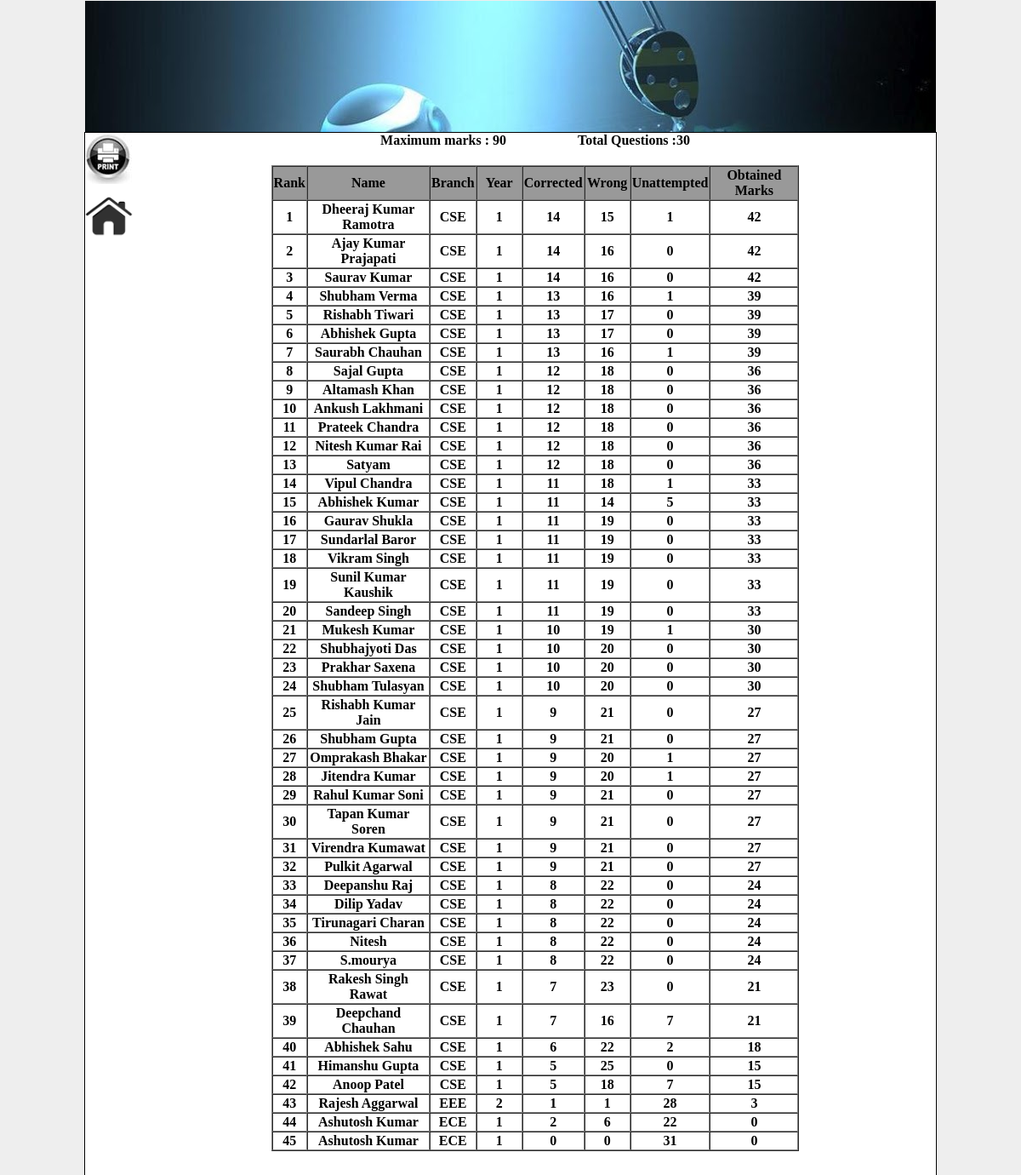
The app's page /student_details.php (signed in) with its own data.
### tables this page shows
CREATE TABLE IF NOT EXISTS `result` (
  `id` int(11) NOT NULL AUTO_INCREMENT,
  `sname` varchar(50) NOT NULL,
  `branch` varchar(5) NOT NULL,
  `year` int(11) NOT NULL,
  `Maxmarks` int(11) NOT NULL,
  `ans_correct` int(11) NOT NULL,
  `ans_incorrect` int(11) NOT NULL,
  `Ques_utmpted` int(11) NOT NULL,
  `Obtmarks` int(11) NOT NULL,
  PRIMARY KEY (`id`)
);

### student_details.php (the view, shortened to what this page needs)
?><!DOCTYPE html PUBLIC "-//W3C//DTD XHTML 1.0 Transitional//EN" "http://www.w3.org/TR/xhtml1/DTD/xhtml1-transitional.dtd">
<html xmlns="http://www.w3.org/1999/xhtml">
<head>
<link href="css/css.css" media="all" type="text/css" rel="stylesheet"/>
</head>
<body class="backgnd">
<div align="center">
<div class="header_background"><div class="header"></div></div>
<div class="testback1">
<div style="float:left; margin-top:0px;margin-right:3px">
<A HREF="javascript:window.print()">
<img src="images/print2.jpg"  title="Print this page"border="0"/></A>
</div>
<a style="border:0px #000000 solid; text-decoration:none;  float:left; margin-top:65px; margin-left:-60px;" href="admin.php"><img src="images/1370197578_Home.png" width="60" height="60" title="Back to Admin Portal"/></a>
<?php $sql1='select * from test1ques where isdeleted=1;';
$qur1=mysql_query($sql1);
$num=mysql_num_rows($qur1);
echo '<strong>Maximum marks : '.$num*'3'.'<strong>';
echo '&nbsp;&nbsp;&nbsp;&nbsp;&nbsp;&nbsp;&nbsp;&nbsp;&nbsp;&nbsp;&nbsp;&nbsp;&nbsp;&nbsp;&nbsp;&nbsp;&nbsp;&nbsp;&nbsp;&nbsp;&nbsp;'.'<strong>Total Questions :'.$num.'</strong>';
?>
<?php
$sql='select * from result order by Obtmarks DESC';
$qur=mysql_query($sql);
?>
<table border="1" align="center" cellspacing="0"  style="margin-top:20px; margin-bottom:380px;">
<tr bgcolor="#999999"><th width="30" align="center">Rank</th><th  width="140">Name</th><th  width="50" align="center">Branch</th><th  width="50" align="center">Year</th><th  width="50" align="center">Corrected</th><th  width="50" align="center">Wrong</th>
<th  width="50" align="center">Unattempted</th><th  width="100" align="center">Obtained Marks</th></tr>
<?php  $i=1;
while($row=mysql_fetch_array($qur))
{
	echo '<tr>';
	echo '<td align="center">'.$i.'</td>';
	echo '<td align="center">'.ucwords(strtolower(trim($row['sname']))).'</td>';
	echo '<td align="center">'.$row['branch'].'</td>';
	echo '<td align="center">'.$row['year'].'</td>';
	echo '<td align="center">'.$row['ans_correct'].'</td>';
	echo '<td align="center">'.$row['ans_incorrect'].'</td>';
	echo '<td align="center">'.$row['Ques_utmpted'].'</td>';
	echo '<td align="center"><b>'.$row['Obtmarks'].'</b></td>';
	echo '<tr>';
	$i++;
}
?>
</table>
</div>
</div>
</body>
</html>

### css/css.css (style rules this page uses)
.header { margin-top:-7px; width:1000px; height:154px; background-image:url(../images/header1.jpg); }
table td { float:none; }
.testback1 { margin-top:0px; border:#000 1px solid; border-radius:0px; background-color:#FFF; width:1000px; padding-bottom:50px; height:auto; margin-bottom:0px; }
.backgnd { background-color:#eee; }

### records on screen
result: sname "Dheeraj Kumar Ramotra", branch "CSE", year "1", ans_correct "14", ans_incorrect "15", Ques_utmpted "1", Obtmarks "42"
result: sname "Ajay Kumar Prajapati", branch "CSE", year "1", ans_correct "14", ans_incorrect "16", Ques_utmpted "0", Obtmarks "42"
result: sname "Saurav Kumar", branch "CSE", year "1", ans_correct "14", ans_incorrect "16", Ques_utmpted "0", Obtmarks "42"
result: sname "Shubham Verma", branch "CSE", year "1", ans_correct "13", ans_incorrect "16", Ques_utmpted "1", Obtmarks "39"
result: sname "Rishabh Tiwari", branch "CSE", year "1", ans_correct "13", ans_incorrect "17", Ques_utmpted "0", Obtmarks "39"
result: sname "Abhishek Gupta", branch "CSE", year "1", ans_correct "13", ans_incorrect "17", Ques_utmpted "0", Obtmarks "39"
result: sname "Saurabh Chauhan", branch "CSE", year "1", ans_correct "13", ans_incorrect "16", Ques_utmpted "1", Obtmarks "39"
result: sname "Sajal Gupta", branch "CSE", year "1", ans_correct "12", ans_incorrect "18", Ques_utmpted "0", Obtmarks "36"
result: sname "Altamash Khan", branch "CSE", year "1", ans_correct "12", ans_incorrect "18", Ques_utmpted "0", Obtmarks "36"
result: sname "Ankush Lakhmani", branch "CSE", year "1", ans_correct "12", ans_incorrect "18", Ques_utmpted "0", Obtmarks "36"
result: sname "Prateek Chandra", branch "CSE", year "1", ans_correct "12", ans_incorrect "18", Ques_utmpted "0", Obtmarks "36"
result: sname "Nitesh Kumar Rai", branch "CSE", year "1", ans_correct "12", ans_incorrect "18", Ques_utmpted "0", Obtmarks "36"
result: sname "Satyam", branch "CSE", year "1", ans_correct "12", ans_incorrect "18", Ques_utmpted "0", Obtmarks "36"
result: sname "Vipul Chandra", branch "CSE", year "1", ans_correct "11", ans_incorrect "18", Ques_utmpted "1", Obtmarks "33"
result: sname "Abhishek Kumar", branch "CSE", year "1", ans_correct "11", ans_incorrect "14", Ques_utmpted "5", Obtmarks "33"
result: sname "Gaurav Shukla", branch "CSE", year "1", ans_correct "11", ans_incorrect "19", Ques_utmpted "0", Obtmarks "33"
result: sname "Sundarlal Baror", branch "CSE", year "1", ans_correct "11", ans_incorrect "19", Ques_utmpted "0", Obtmarks "33"
result: sname "Vikram Singh", branch "CSE", year "1", ans_correct "11", ans_incorrect "19", Ques_utmpted "0", Obtmarks "33"
result: sname "Sunil Kumar Kaushik", branch "CSE", year "1", ans_correct "11", ans_incorrect "19", Ques_utmpted "0", Obtmarks "33"
result: sname "Sandeep Singh", branch "CSE", year "1", ans_correct "11", ans_incorrect "19", Ques_utmpted "0", Obtmarks "33"
result: sname "Mukesh Kumar", branch "CSE", year "1", ans_correct "10", ans_incorrect "19", Ques_utmpted "1", Obtmarks "30"
result: sname "Shubhajyoti Das", branch "CSE", year "1", ans_correct "10", ans_incorrect "20", Ques_utmpted "0", Obtmarks "30"
result: sname "Prakhar Saxena", branch "CSE", year "1", ans_correct "10", ans_incorrect "20", Ques_utmpted "0", Obtmarks "30"
result: sname "Shubham Tulasyan", branch "CSE", year "1", ans_correct "10", ans_incorrect "20", Ques_utmpted "0", Obtmarks "30"
result: sname "Rishabh Kumar Jain", branch "CSE", year "1", ans_correct "9", ans_incorrect "21", Ques_utmpted "0", Obtmarks "27"
result: sname "Shubham Gupta", branch "CSE", year "1", ans_correct "9", ans_incorrect "21", Ques_utmpted "0", Obtmarks "27"
result: sname "Omprakash Bhakar", branch "CSE", year "1", ans_correct "9", ans_incorrect "20", Ques_utmpted "1", Obtmarks "27"
result: sname "Jitendra Kumar", branch "CSE", year "1", ans_correct "9", ans_incorrect "20", Ques_utmpted "1", Obtmarks "27"
result: sname "Rahul Kumar Soni", branch "CSE", year "1", ans_correct "9", ans_incorrect "21", Ques_utmpted "0", Obtmarks "27"
result: sname "Tapan Kumar Soren", branch "CSE", year "1", ans_correct "9", ans_incorrect "21", Ques_utmpted "0", Obtmarks "27"
result: sname "Virendra Kumawat", branch "CSE", year "1", ans_correct "9", ans_incorrect "21", Ques_utmpted "0", Obtmarks "27"
result: sname "Pulkit Agarwal", branch "CSE", year "1", ans_correct "9", ans_incorrect "21", Ques_utmpted "0", Obtmarks "27"
result: sname "Deepanshu Raj", branch "CSE", year "1", ans_correct "8", ans_incorrect "22", Ques_utmpted "0", Obtmarks "24"
result: sname "Dilip Yadav", branch "CSE", year "1", ans_correct "8", ans_incorrect "22", Ques_utmpted "0", Obtmarks "24"
result: sname "Tirunagari Charan", branch "CSE", year "1", ans_correct "8", ans_incorrect "22", Ques_utmpted "0", Obtmarks "24"
result: sname "Nitesh", branch "CSE", year "1", ans_correct "8", ans_incorrect "22", Ques_utmpted "0", Obtmarks "24"
result: sname "S.mourya", branch "CSE", year "1", ans_correct "8", ans_incorrect "22", Ques_utmpted "0", Obtmarks "24"
result: sname "Rakesh Singh Rawat", branch "CSE", year "1", ans_correct "7", ans_incorrect "23", Ques_utmpted "0", Obtmarks "21"
result: sname "Deepchand Chauhan", branch "CSE", year "1", ans_correct "7", ans_incorrect "16", Ques_utmpted "7", Obtmarks "21"
result: sname "Abhishek Sahu", branch "CSE", year "1", ans_correct "6", ans_incorrect "22", Ques_utmpted "2", Obtmarks "18"
result: sname "Himanshu Gupta", branch "CSE", year "1", ans_correct "5", ans_incorrect "25", Ques_utmpted "0", Obtmarks "15"
result: sname "Anoop Patel", branch "CSE", year "1", ans_correct "5", ans_incorrect "18", Ques_utmpted "7", Obtmarks "15"
result: sname "Rajesh Aggarwal", branch "EEE", year "2", ans_correct "1", ans_incorrect "1", Ques_utmpted "28", Obtmarks "3"
result: sname "Ashutosh Kumar", branch "ECE", year "1", ans_correct "2", ans_incorrect "6", Ques_utmpted "22", Obtmarks "0"
result: sname "Ashutosh Kumar", branch "ECE", year "1", ans_correct "0", ans_incorrect "0", Ques_utmpted "31", Obtmarks "0"

### other values on screen
$num*'3' "90"
$num "30"
